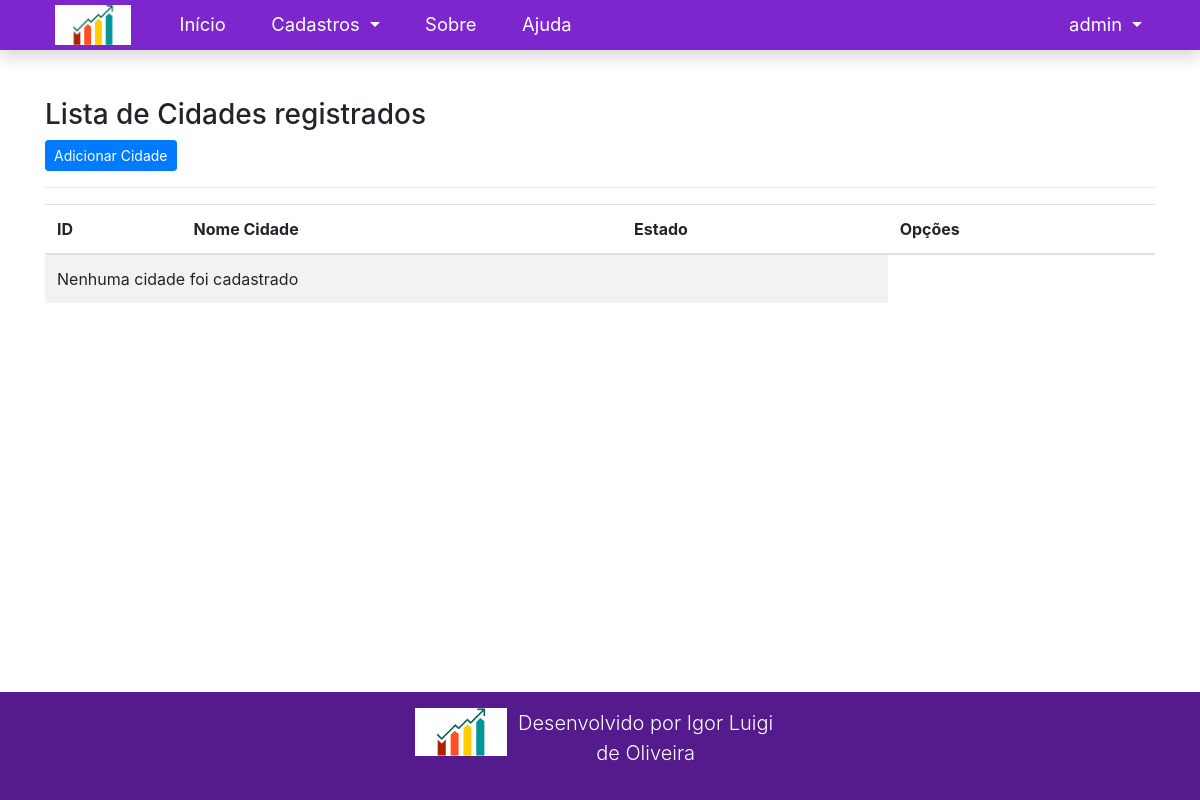
The page /listar/cidade/ (signed in) on the database as committed earlier.
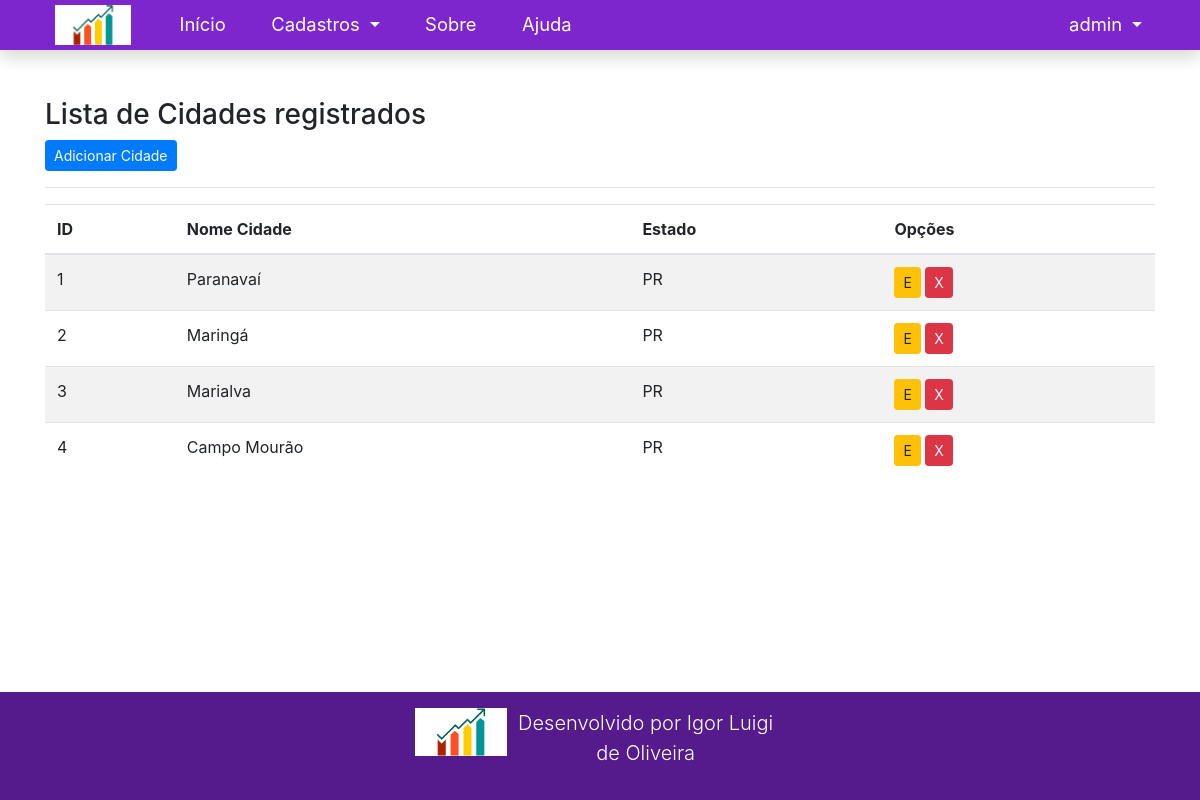
The same page on the database as committed later.
### cadastros/models.py (models this page shows, shortened)
class Cidade(models.Model):
    nomecidade = models.CharField(max_length=50, verbose_name="Cidade")
    estado = models.ForeignKey(Estado, on_delete=models.PROTECT)

class Estado(models.Model):
    nomeestado = models.CharField(max_length=30, verbose_name="Estado")
    sigla = models.CharField(max_length=2, verbose_name="Sigla")

### cadastros/views.py (the view)
# urls.py: path('listar/cidade/', CidadeList.as_view(), name='listar-cidades'),
class CidadeList(LoginRequiredMixin, ListView):
    login_url = reverse_lazy('login')
    model = Cidade
    template_name = 'cadastros/listar/cidade.html'

### cadastros/templates/cadastros/listar/cidade.html (shortened to what this page needs)
{% extends 'paginas/modelo.html' %}
{% load static %}
{% block conteudo %}
<h3>Lista de Cidades registrados</h3>
<a href="{% url 'cadastrar-cidade' %}" class="btn btn-primary btn-sm">Adicionar Cidade</a>
<hr>
<div class="table-responsive">
    <table class="table table-striped" id="tabela-cidade">
        <thead>
            <tr>
                <th>ID</th>
                <th>Nome Cidade</th>
                <th>Estado</th>
                <th>Opções</th>
            </tr>
        </thead>
        <tbody>
            {% for cidade in object_list %}
                <tr>
                    <td>{{ cidade.pk }}</td>
                    <td>{{ cidade.nomecidade }}</td>
                    <td>{{ cidade.estado.sigla }}</td>
                    <td>
                        <a href="{% url 'editar-cidade' cidade.pk %}" class="btn btn-warning btn-sm" title="Editar">E</a>
                        <a href="{% url 'excluir-cidade' cidade.pk %}" class="btn btn-danger btn-sm" title="Excluir">X</a>
                    </td>
                </tr>
                {% empty %}
                <tr>
                    <td colspan="3">Nenhuma cidade foi cadastrado</td>
                </tr>
            {% endfor %}
        </tbody>
    </table>
</div>
{% endblock %}

### paginas/templates/paginas/modelo.html (shortened to what this page needs)
{% load static %}
<!doctype html>
<html lang="pt-br" class="h-100">
<head>
    <link href="{% static 'css/bootstrap.min.css' %}" rel="stylesheet">
    <link href="{% static 'css/font-awesome.min.css' %}" rel="stylesheet">
    <link href="{% static 'css/modelo.css' %}" rel="stylesheet">
    <link rel="stylesheet" type="text/css" href="https://cdn.datatables.net/v/bs4/dt-1.10.22/datatables.min.css" />
</head>
<body class="d-flex flex-column h-100">
    <main role="main" class="flex-shrink-0">
        {% block menu %}
        <nav class="navbar navbar-expand-lg navbar-dark bg font-115 shadow">
            <div class="container">
                <a class="navbar-brand" href="#">
                    <img src="{% static 'img/logo.png' %}" height="40" alt="">
                </a>
                <div class="collapse navbar-collapse" id="navbarNavDropdown">
                    <ul class="navbar-nav mr-auto">
                        <li class="nav-item">
                            <a class="nav-link" href="{% url 'index' %}">
                                <i class="fa fa-home" aria-hidden="true"></i>
                                Início
                            </a>
                        </li>
                        {% if request.user.is_authenticated %}
                        <li class="nav-item dropdown">
                            <a class="nav-link dropdown-toggle text-white" href="#" id="navbarDropdownMenuLink"
                                role="button" data-toggle="dropdown" aria-haspopup="true" aria-expanded="false">
                                <i class="fa fa-plus-square" aria-hidden="true"></i>
                                Cadastros
                            </a>
                        </li>
                        {% endif %}
                        <li class="nav-item ">
                            <a class="nav-link" href="{% url 'sobre' %}">
                                <i class="fa fa-info-circle" aria-hidden="true"></i>
                                Sobre
                            </a>
                        </li>
                        <li class="nav-item ">
                            <a class="nav-link" href="#">
                                <i class="fa fa-question-circle" aria-hidden="true"></i>
                                Ajuda
                            </a>
                        </li>
                    </ul>
                    <ul class="navbar-nav">
                        {% if request.user.is_authenticated %}
                        <li class="nav-item dropdown">
                            <a class="nav-link dropdown-toggle text-white" href="#" id="navbarDropdownMenuLink"
                                role="button" data-toggle="dropdown" aria-haspopup="true" aria-expanded="false">
                                <i class="fa fa-user-circle" aria-hidden="true"></i>
                                <span id="username">{{ request.user }}</span>
                            </a>
                        </li>
                        {% endif %}
                    </ul>
                </div>
            </div>
        </nav>
        {% endblock %}
        <div class="container py-5">
            {% block conteudo %}{% endblock %}
        </div>
    </main>
    <footer class="mt-auto">
        {% block rodape %}
        <div class="container-fluid bg-escuro border-escuro text-center p-3">
                <div class="row">
                    <div class="col-md-4 mx-auto text-center text-white">
                        <img src="{% static 'img/logo.png' %}" height="48" class="float-left" alt="">
                        <p>
                            <span class="lead">Desenvolvido por Igor Luigi de Oliveira</span><br>
                        </p>
                    </div>
                </div>
            </div>
            {% endblock %}
    </footer>
</body>
</html>

### static/css/modelo.css (style rules this page uses)
.bg { background-color: #7D26CD; }
.bg-escuro { background-color: #551A8B; }
.border-escuro { border-color: #551A8B; }
.font-115 { font-size: 115%; }
.navbar { padding: 0 !important; }
.navbar .navbar-brand { padding-left: 10px; }
.navbar a.nav-link { color: white !important; }
.navbar .nav-item { padding: 3px 5px; }
table td { max-width: 500px; }

Rows that differ between the two databases and show on the page:
added Cidade: pk "1", nomecidade "Paranavaí", estado.sigla "PR"
added Cidade: pk "2", nomecidade "Maringá", estado.sigla "PR"
added Cidade: pk "3", nomecidade "Marialva", estado.sigla "PR"
added Cidade: pk "4", nomecidade "Campo Mourão", estado.sigla "PR"
Other text that changed with them:
text no longer shown: "Nenhuma cidade foi cadastrado"
